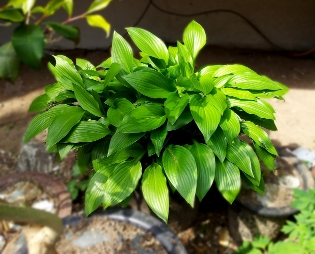
//> input picture TestOpenCV/sample01.jpg, 315 x 254 px
$ ./main   (built with g++ and OpenCV 4)
//> lines starting //> are read from the running program, lines starting //| are printed output that depends on the picture; after the words box and inside, x2 and y2 are one past the last pixel; in counts of white or black regions, pixels touching at a corner belong together; pictures that were not available may be replaced by others from this repository, and a replacement may not be noted
//
//  main.cpp
//  TestOpenCV
//
//  Created by 건우 김 on 14. 2. 27..
//  Copyright (c) 2014년 zero6589@naver.com. All rights reserved.
//

#include <iostream>
#include <opencv2/opencv.hpp>
#include <opencv2/legacy/compat.hpp>
#include <vector>
//test

IplImage* m_image = NULL;
IplImage* m_list = NULL;
IplImage* m_gray = NULL;
IplImage* m_surfImage = NULL;

IplImage* m_image2 = NULL;
IplImage* m_matching_sum = NULL;
IplImage* m_gray2 = NULL;
IplImage* m_matching_gray = NULL;
IplImage* m_sumImage = NULL;

int m_contours_thresh_low = 100;
int m_contours_thresh_high = 200;
int m_surf_thresh = 500;
int m_matching_thresh = 30;
int m_sample_thresh = 1;
CvMemStorage* m_storage = NULL;
CvMemStorage* m_surf_storage = NULL;
CvMemStorage* m_matching_storage = NULL;

CvSURFParams m_params;
CvSeq* m_imageKeypoints = NULL;
CvSeq* m_imageDescriptors = NULL;

const char* load_image[10];
const char* load_list = "/Users/Macintosh/Desktop";
const int DIM_VECTOR = 128;

bool Init(int argc, const char * argv[]);
void Load_Image(int pos);

void change_Contour_Low(int pos);
void change_Contour_High(int pos);
void on_Contours_Trackbar();
void on_SURF_Trackbar(int pos);
void on_Matching_Trackbar(int pos);

double euclidDistance(float* vec1, float* vec2, int length);
int nearestNeighbor(float* vec, int laplacian, CvSeq* keypoints, CvSeq* descripts, int pos);
void findPairs(CvSeq* keypoints1, CvSeq* descriptors1, CvSeq* keypoints2, CvSeq* descriptors2, cv::vector<int>& ptpairs, int pos);

void Destroy();


int main (int argc, const char * argv[])
{
    // insert code here...
    if(Init(argc, argv)) {
        printf("Program Operating!\n");

        on_Contours_Trackbar();
        on_SURF_Trackbar(500);
        on_Matching_Trackbar(30);

        int c;

        while(1) {
            c = cvWaitKey(0);

            if(c == '\x1b') return 1;
        }

        Destroy();

        return 0;
    }

    printf("Error : Init Failed!\n");

    return -1;
}


//초기화 함수 : 아규먼트 할당과 이미지파일 로딩, 윈도우 생성
bool Init(int argc, const char * argv[])
{
    load_image[0] = "./sample00.jpg"; load_image[1] = "./sample01.jpg"; load_image[2] = "./sample02.jpg";
    load_image[3] = "./sample03.jpg"; load_image[4] = "./sample04.jpg"; load_image[5] = "./sample05.jpg";
    load_image[6] = "./sample06.jpg"; load_image[7] = "./sample07.jpg"; load_image[8] = "./sample08.jpg";
    load_image[9] = "./sample09.jpg";
    load_list = "./list.jpg";

    Load_Image(m_sample_thresh);

    cvNamedWindow("Sample", 1);
    cvMoveWindow("Sample", 0, 81);
    cvCreateTrackbar("Sample", "Sample", &m_sample_thresh, 9, Load_Image);

    cvNamedWindow("Contours", 1);
    cvMoveWindow("Contours", m_image->width, 0);
    cvCreateTrackbar("Contours Low", "Contours", &m_contours_thresh_low, 255, change_Contour_Low);
    cvCreateTrackbar("Contours High", "Contours", &m_contours_thresh_high, 255, change_Contour_High);

    cvNamedWindow("SURF", 1);
    cvMoveWindow("SURF", 2 * m_image->width, 81);
    cvCreateTrackbar("SURF", "SURF", &m_surf_thresh, 2000, on_SURF_Trackbar);
\
    cvNamedWindow("Key Point Matching", 1);
    cvMoveWindow("Key Point Matching", 0, 140 + m_image->height);
    cvCreateTrackbar("Matching", "Key Point Matching", &m_matching_thresh, 50, on_Matching_Trackbar);

    printf("Load Image Success!\n");
    printf("Init Complete!\n");

    return true;
}


void Load_Image(int pos)
{
//> called with pos = 1
    m_image = cvLoadImage(load_image[pos]);
//> m_image is the input picture: 254 rows x 315 cols, CV_8UC3; mean B, G, R 49.8, 110.8, 92.7
    m_list = cvLoadImage(load_list);
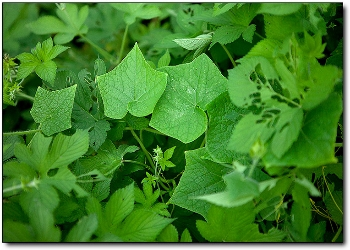
//> input picture TestOpenCV/sample00.jpg, 350 x 250 px, given in place of list.jpg, which was not available
//> m_list is the input picture: 250 rows x 350 cols, CV_8UC3; mean B, G, R 44.4, 128.9, 67

    m_matching_gray = cvLoadImage(load_image[pos], CV_LOAD_IMAGE_GRAYSCALE);
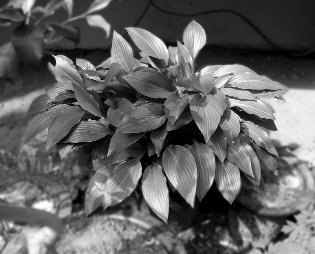
//> m_matching_gray: 254 rows x 315 cols, CV_8UC1; min 0, max 255, mean 98.4
    m_gray2 = cvLoadImage(load_list, CV_LOAD_IMAGE_GRAYSCALE);
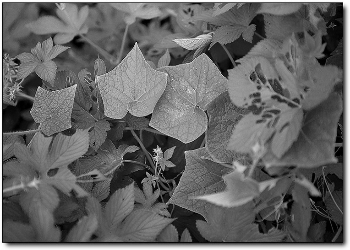
//> m_gray2: 250 rows x 350 cols, CV_8UC1; min 0, max 255, mean 100.6

    if(m_image == NULL || m_list == NULL) {
        printf("Error : Load Image Failed!\n");
    }

    cvShowImage("Sample", m_image);

    CvSize sz = cvSize(m_image->width + m_list->width, m_image->height + m_list->height);
//> sz = Size(665, 504)

    if(m_sumImage == NULL) m_sumImage = cvCreateImage(sz, IPL_DEPTH_8U, 3);
    else cvZero(m_sumImage);

    //이미지1 표현
    cvSetImageROI(m_sumImage, cvRect(0, 0, m_image->width, m_image->height));
    cvCopy(m_image, m_sumImage);

    //이미지2 표현
    cvSetImageROI(m_sumImage, cvRect(m_image->width, m_image->height, m_list->width, m_list->height));
//> m_sumImage: 250 rows x 350 cols, CV_8UC3; every value is 0
    cvCopy(m_list, m_sumImage);

    cvResetImageROI(m_sumImage);
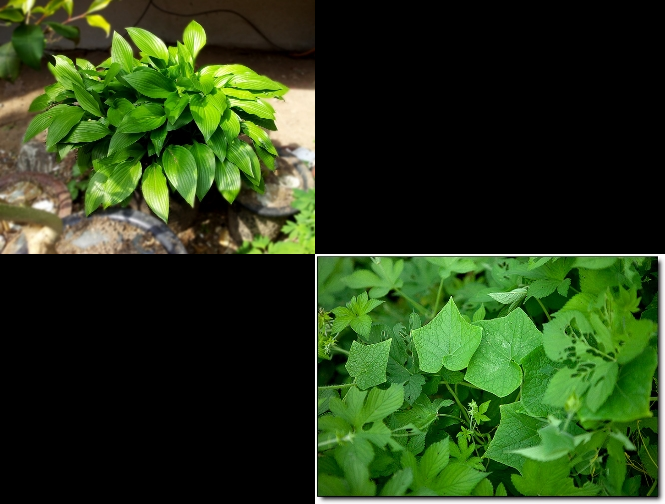
//> m_sumImage: 504 rows x 665 cols, CV_8UC3; mean B, G, R 23.5, 60.1, 39.6

    on_Contours_Trackbar();
    on_SURF_Trackbar(m_surf_thresh);
    on_Matching_Trackbar(m_matching_thresh);
}


// [33 lines left out: functions Destroy, change_Contour_Low, change_Contour_High, not called in this run]


//외곽선 처리
void on_Contours_Trackbar()
{
    if(m_storage == NULL) {
        m_gray = cvCreateImage(cvGetSize(m_image), 8, 1);
        m_storage = cvCreateMemStorage(0);
    }
    else {
        cvClearMemStorage(m_storage);
    }

    CvSeq* contours = 0;

    cvCvtColor(m_image, m_gray, CV_BGR2GRAY);

    cvCanny(m_gray, m_gray, m_contours_thresh_low, m_contours_thresh_high);
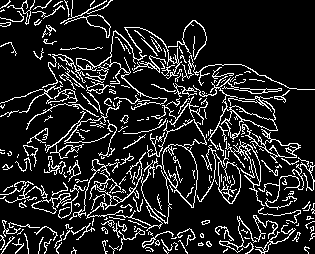
//> m_gray: 254 rows x 315 cols, CV_8UC1; 14.1% white in thin lines or dots

    cvFindContours(m_gray, m_storage, &contours, sizeof(CvContour), CV_RETR_TREE);
//> contours = 248 contours, 208 with area under 20; largest, box (x1, y1, x2, y2) and area: (116, 119, 207, 231) 1570, (193, 77, 282, 150) 806, (241, 124, 301, 163) 457, (42, 27, 182, 88) 337, (64, 14, 111, 38) 247

//    cvZero(m_gray);

    if(contours) {
        cvDrawContours(m_gray, contours, cvScalarAll(255), cvScalarAll(128), 5);
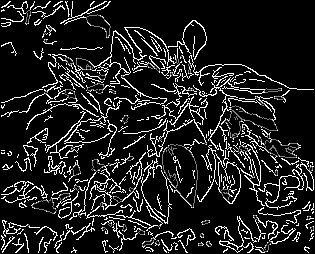
//> m_gray: 254 rows x 315 cols, CV_8UC1; min 0, max 255, mean 33.3

        cvShowImage("Contours", m_gray);
    }

    on_SURF_Trackbar(m_surf_thresh);
}


//특징점 추출(SURF) 함수
void on_SURF_Trackbar(int pos)
{
    if(m_surf_storage == NULL) {
        m_surfImage = cvCreateImage(cvGetSize(m_image), 8, 1);
        m_surf_storage = cvCreateMemStorage(0);
    }
    else {
        cvClearMemStorage(m_surf_storage);
    }

//> (the run ends here: the program needs code that is not available in this run, at `m_params = cvSURFParams(pos, 1);`)
